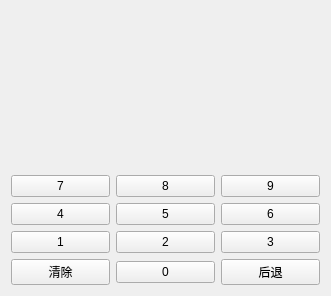
<?xml version="1.0" encoding="UTF-8"?>
<ui version="4.0">
 <class>Form</class>
 <widget class="QWidget" name="Form">
  <property name="geometry">
   <rect>
    <x>0</x>
    <y>0</y>
    <width>331</width>
    <height>296</height>
   </rect>
  </property>
  <property name="windowTitle">
   <string>界面设计与功能实现分开</string>
  </property>
  <layout class="QVBoxLayout" name="verticalLayout">
   <item>
    <layout class="QGridLayout" name="gridLayout">
     <item row="1" column="2">
      <widget class="QPushButton" name="pushButton9">
       <property name="text">
        <string>9</string>
       </property>
      </widget>
     </item>
     <item row="2" column="0">
      <widget class="QPushButton" name="pushButton4">
       <property name="text">
        <string>4</string>
       </property>
      </widget>
     </item>
     <item row="2" column="1">
      <widget class="QPushButton" name="pushButton5">
       <property name="text">
        <string>5</string>
       </property>
      </widget>
     </item>
     <item row="0" column="0" colspan="3">
      <widget class="QLabel" name="label">
       <property name="styleSheet">
        <string notr="true">font: 22pt;</string>
       </property>
       <property name="text">
        <string/>
       </property>
      </widget>
     </item>
     <item row="1" column="1">
      <widget class="QPushButton" name="pushButton8">
       <property name="text">
        <string>8</string>
       </property>
      </widget>
     </item>
     <item row="1" column="0">
      <widget class="QPushButton" name="pushButton7">
       <property name="text">
        <string>7</string>
       </property>
      </widget>
     </item>
     <item row="2" column="2">
      <widget class="QPushButton" name="pushButton6">
       <property name="text">
        <string>6</string>
       </property>
      </widget>
     </item>
     <item row="3" column="0">
      <widget class="QPushButton" name="pushButton1">
       <property name="text">
        <string>1</string>
       </property>
      </widget>
     </item>
     <item row="3" column="1">
      <widget class="QPushButton" name="pushButton2">
       <property name="text">
        <string>2</string>
       </property>
      </widget>
     </item>
     <item row="3" column="2">
      <widget class="QPushButton" name="pushButton3">
       <property name="text">
        <string>3</string>
       </property>
      </widget>
     </item>
     <item row="4" column="0">
      <widget class="QPushButton" name="pushButtonClear">
       <property name="text">
        <string>清除</string>
       </property>
      </widget>
     </item>
     <item row="4" column="1">
      <widget class="QPushButton" name="pushButton0">
       <property name="text">
        <string>0</string>
       </property>
      </widget>
     </item>
     <item row="4" column="2">
      <widget class="QPushButton" name="pushButtonback">
       <property name="text">
        <string>后退</string>
       </property>
      </widget>
     </item>
    </layout>
   </item>
  </layout>
 </widget>
 <tabstops>
  <tabstop>pushButton7</tabstop>
  <tabstop>pushButton8</tabstop>
  <tabstop>pushButton9</tabstop>
  <tabstop>pushButton4</tabstop>
  <tabstop>pushButton5</tabstop>
  <tabstop>pushButton6</tabstop>
  <tabstop>pushButton1</tabstop>
  <tabstop>pushButton2</tabstop>
  <tabstop>pushButton3</tabstop>
  <tabstop>pushButton0</tabstop>
  <tabstop>pushButtonClear</tabstop>
  <tabstop>pushButtonback</tabstop>
 </tabstops>
 <resources/>
 <connections/>
</ui>
